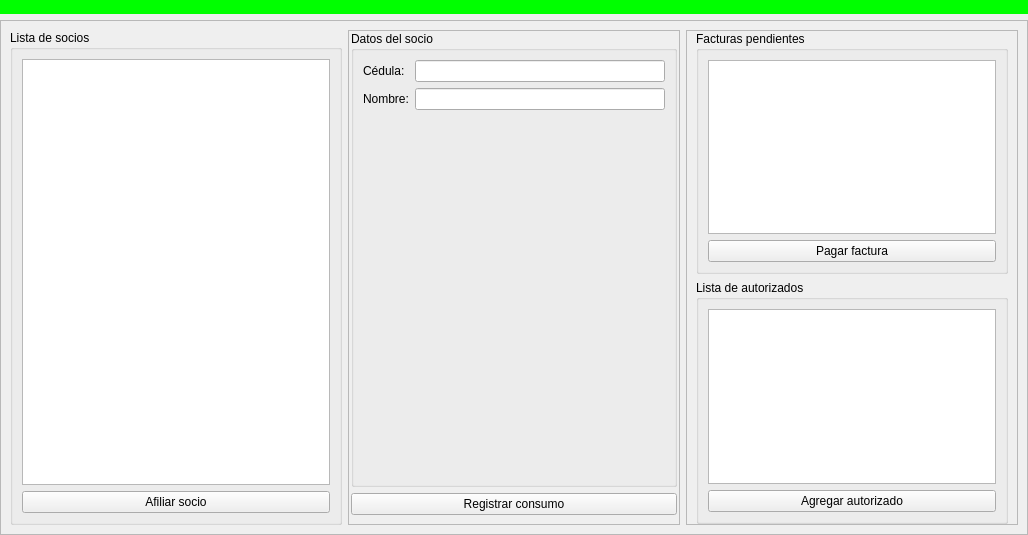
<?xml version="1.0" encoding="UTF-8"?>
<ui version="4.0">
 <class>MainWindow</class>
 <widget class="QMainWindow" name="MainWindow">
  <property name="geometry">
   <rect>
    <x>0</x>
    <y>0</y>
    <width>1028</width>
    <height>535</height>
   </rect>
  </property>
  <property name="windowTitle">
   <string>MainWindow</string>
  </property>
  <widget class="QWidget" name="centralwidget">
   <layout class="QVBoxLayout" name="verticalLayout">
    <property name="leftMargin">
     <number>0</number>
    </property>
    <property name="topMargin">
     <number>0</number>
    </property>
    <property name="rightMargin">
     <number>0</number>
    </property>
    <property name="bottomMargin">
     <number>0</number>
    </property>
    <item>
     <widget class="QLabel" name="label_banner">
      <property name="sizePolicy">
       <sizepolicy hsizetype="Preferred" vsizetype="Fixed">
        <horstretch>0</horstretch>
        <verstretch>0</verstretch>
       </sizepolicy>
      </property>
      <property name="styleSheet">
       <string notr="true">background-color: rgb(0, 255, 0);</string>
      </property>
      <property name="text">
       <string/>
      </property>
      <property name="pixmap">
       <pixmap resource="recursos_club.qrc">:/img/img/banner_club.jpg</pixmap>
      </property>
     </widget>
    </item>
    <item>
     <widget class="QFrame" name="frame">
      <property name="frameShape">
       <enum>QFrame::StyledPanel</enum>
      </property>
      <property name="frameShadow">
       <enum>QFrame::Raised</enum>
      </property>
      <layout class="QHBoxLayout" name="horizontalLayout">
       <item>
        <widget class="QGroupBox" name="groupBox">
         <property name="title">
          <string>Lista de socios</string>
         </property>
         <layout class="QVBoxLayout" name="verticalLayout_3">
          <item>
           <widget class="QListView" name="listview_socios"/>
          </item>
          <item>
           <widget class="QPushButton" name="pbutton_afiliar_socio">
            <property name="text">
             <string>Afiliar socio</string>
            </property>
           </widget>
          </item>
         </layout>
        </widget>
       </item>
       <item>
        <widget class="QFrame" name="frame_3">
         <property name="frameShape">
          <enum>QFrame::StyledPanel</enum>
         </property>
         <property name="frameShadow">
          <enum>QFrame::Raised</enum>
         </property>
         <layout class="QVBoxLayout" name="verticalLayout_4">
          <property name="leftMargin">
           <number>2</number>
          </property>
          <property name="topMargin">
           <number>0</number>
          </property>
          <property name="rightMargin">
           <number>2</number>
          </property>
          <item>
           <widget class="QGroupBox" name="groupBox_2">
            <property name="title">
             <string>Datos del socio</string>
            </property>
            <layout class="QFormLayout" name="formLayout">
             <item row="0" column="0">
              <widget class="QLabel" name="label_2">
               <property name="text">
                <string>Cédula:</string>
               </property>
              </widget>
             </item>
             <item row="0" column="1">
              <widget class="QLineEdit" name="lineedit_cedula">
               <property name="readOnly">
                <bool>true</bool>
               </property>
              </widget>
             </item>
             <item row="1" column="0">
              <widget class="QLabel" name="label_3">
               <property name="text">
                <string>Nombre:</string>
               </property>
              </widget>
             </item>
             <item row="1" column="1">
              <widget class="QLineEdit" name="lineedit_nombre">
               <property name="readOnly">
                <bool>true</bool>
               </property>
              </widget>
             </item>
            </layout>
           </widget>
          </item>
          <item>
           <widget class="QPushButton" name="pbutton_registrar_consumo">
            <property name="text">
             <string>Registrar consumo</string>
            </property>
           </widget>
          </item>
         </layout>
        </widget>
       </item>
       <item>
        <widget class="QFrame" name="frame_2">
         <property name="frameShape">
          <enum>QFrame::StyledPanel</enum>
         </property>
         <property name="frameShadow">
          <enum>QFrame::Raised</enum>
         </property>
         <layout class="QVBoxLayout" name="verticalLayout_2">
          <property name="topMargin">
           <number>0</number>
          </property>
          <property name="bottomMargin">
           <number>0</number>
          </property>
          <item>
           <widget class="QGroupBox" name="groupBox_3">
            <property name="title">
             <string>Facturas pendientes</string>
            </property>
            <layout class="QVBoxLayout" name="verticalLayout_5">
             <item>
              <widget class="QListView" name="listview_facturas"/>
             </item>
             <item>
              <widget class="QPushButton" name="pbutton_pagar_factura">
               <property name="text">
                <string>Pagar factura</string>
               </property>
              </widget>
             </item>
            </layout>
           </widget>
          </item>
          <item>
           <widget class="QGroupBox" name="groupBox_4">
            <property name="title">
             <string>Lista de autorizados</string>
            </property>
            <layout class="QVBoxLayout" name="verticalLayout_6">
             <item>
              <widget class="QListWidget" name="listwidget_autorizados"/>
             </item>
             <item>
              <widget class="QPushButton" name="pbutton_agregar_autorizado">
               <property name="text">
                <string>Agregar autorizado</string>
               </property>
              </widget>
             </item>
            </layout>
           </widget>
          </item>
         </layout>
        </widget>
       </item>
      </layout>
     </widget>
    </item>
   </layout>
  </widget>
 </widget>
 <resources>
  <include location="recursos_club.qrc"/>
 </resources>
 <connections/>
</ui>
